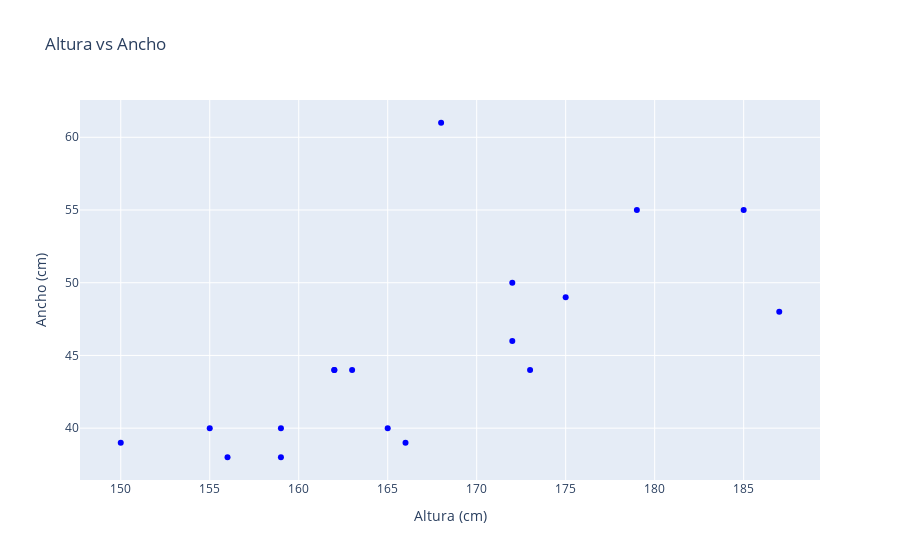
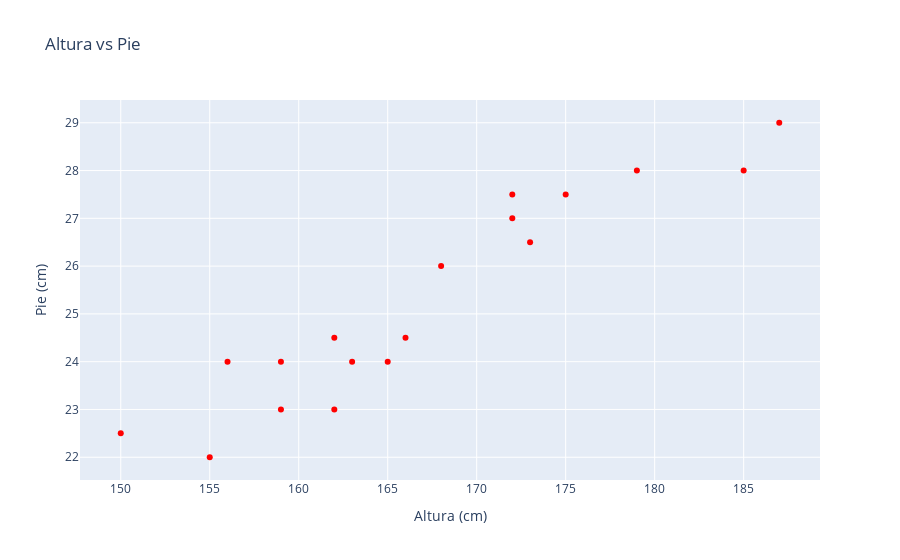

The cell these charts' notebook holds for them, in order:
### Code cell
fig1 = px.scatter(df, x="Altura", y="Ancho", 
                  title="Altura vs Ancho", 
                  labels={"Altura": "Altura (cm)", "Ancho": "Ancho (cm)"},
                  color_discrete_sequence=["blue"])

fig2 = px.scatter(df, x="Altura", y="Pie", 
                  title="Altura vs Pie", 
                  labels={"Altura": "Altura (cm)", "Pie": "Pie (cm)"},
                  color_discrete_sequence=["red"])

fig1.show()
fig2.show()

### Figure 1 — Plotly figure (JSON) as saved in the notebook; plotly's stock layout.template omitted (floating-point values rounded to 4 significant figures)
{"data": [{"hovertemplate": "Altura (cm)=%{x}<br>Ancho (cm)=%{y}<extra></extra>", "legendgroup": "", "marker": {"color": "blue", "symbol": "circle"}, "mode": "markers", "name": "", "orientation": "v", "showlegend": false, "type": "scatter", "x": [185, 173, 163, 162, 172, 159, 187, 165, 175, 162, 155, 168, 179, 172, 159, 166, 156, 150], "xaxis": "x", "y": [55, 44, 44, 44, 46, 40, 48, 40, 49, 44, 40, 61, 55, 50, 38, 39, 38, 39], "yaxis": "y"}], "layout": {"legend": {"tracegroupgap": 0}, "title": {"text": "Altura vs Ancho"}, "xaxis": {"anchor": "y", "domain": [0, 1], "title": {"text": "Altura (cm)"}}, "yaxis": {"anchor": "x", "domain": [0, 1], "title": {"text": "Ancho (cm)"}}}}

### Figure 2 — Plotly figure (JSON) as saved in the notebook; plotly's stock layout.template omitted (floating-point values rounded to 4 significant figures)
{"data": [{"hovertemplate": "Altura (cm)=%{x}<br>Pie (cm)=%{y}<extra></extra>", "legendgroup": "", "marker": {"color": "red", "symbol": "circle"}, "mode": "markers", "name": "", "orientation": "v", "showlegend": false, "type": "scatter", "x": [185, 173, 163, 162, 172, 159, 187, 165, 175, 162, 155, 168, 179, 172, 159, 166, 156, 150], "xaxis": "x", "y": [28.0, 26.5, 24.0, 24.5, 27.0, 23.0, 29.0, 24.0, 27.5, 23.0, 22.0, 26.0, 28.0, 27.5, 24.0, 24.5, 24.0, 22.5], "yaxis": "y"}], "layout": {"legend": {"tracegroupgap": 0}, "title": {"text": "Altura vs Pie"}, "xaxis": {"anchor": "y", "domain": [0, 1], "title": {"text": "Altura (cm)"}}, "yaxis": {"anchor": "x", "domain": [0, 1], "title": {"text": "Pie (cm)"}}}}
